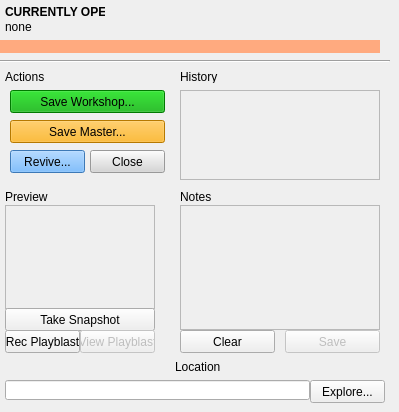
    <widget class="QWidget" name="currentOpenTab">
     <attribute name="title">
      <string>Currently Open</string>
     </attribute>
     <widget class="QLabel" name="currentlyOpenLabel">
      <property name="geometry">
       <rect>
        <x>5</x>
        <y>5</y>
        <width>100</width>
        <height>13</height>
       </rect>
      </property>
      <property name="font">
       <font>
        <weight>75</weight>
        <bold>true</bold>
       </font>
      </property>
      <property name="styleSheet">
       <string notr="true"/>
      </property>
      <property name="text">
       <string>CURRENTLY OPEN:</string>
      </property>
     </widget>
     <widget class="QLabel" name="openSelectionLabel">
      <property name="geometry">
       <rect>
        <x>5</x>
        <y>20</y>
        <width>370</width>
        <height>13</height>
       </rect>
      </property>
      <property name="text">
       <string>none</string>
      </property>
     </widget>
     <widget class="QScrollArea" name="currentlyOpen_historyScrollArea">
      <property name="geometry">
       <rect>
        <x>180</x>
        <y>90</y>
        <width>200</width>
        <height>90</height>
       </rect>
      </property>
      <property name="widgetResizable">
       <bool>true</bool>
      </property>
      <widget class="QWidget" name="scrollAreaWidgetContents">
       <property name="geometry">
        <rect>
         <x>0</x>
         <y>0</y>
         <width>196</width>
         <height>86</height>
        </rect>
       </property>
      </widget>
     </widget>
     <widget class="Line" name="currentlyOpenDiv">
      <property name="geometry">
       <rect>
        <x>0</x>
        <y>60</y>
        <width>390</width>
        <height>3</height>
       </rect>
      </property>
      <property name="orientation">
       <enum>Qt::Horizontal</enum>
      </property>
     </widget>
     <widget class="QLabel" name="labelVersion">
      <property name="geometry">
       <rect>
        <x>0</x>
        <y>40</y>
        <width>380</width>
        <height>13</height>
       </rect>
      </property>
      <property name="styleSheet">
       <string notr="true">background-color: rgb(255, 170, 127);</string>
      </property>
      <property name="text">
       <string/>
      </property>
     </widget>
     <widget class="QLabel" name="actionsLabel">
      <property name="geometry">
       <rect>
        <x>5</x>
        <y>70</y>
        <width>46</width>
        <height>13</height>
       </rect>
      </property>
      <property name="text">
       <string>Actions</string>
      </property>
     </widget>
     <widget class="QLabel" name="currentlyOpen_historyLabel">
      <property name="geometry">
       <rect>
        <x>180</x>
        <y>70</y>
        <width>46</width>
        <height>13</height>
       </rect>
      </property>
      <property name="text">
       <string>History</string>
      </property>
     </widget>
     <widget class="QLabel" name="currentlyOpen_previewLabel">
      <property name="geometry">
       <rect>
        <x>5</x>
        <y>190</y>
        <width>46</width>
        <height>13</height>
       </rect>
      </property>
      <property name="text">
       <string>Preview</string>
      </property>
     </widget>
     <widget class="QLabel" name="currentlyOpen_notesLabel">
      <property name="geometry">
       <rect>
        <x>180</x>
        <y>190</y>
        <width>46</width>
        <height>13</height>
       </rect>
      </property>
      <property name="text">
       <string>Notes</string>
      </property>
     </widget>
     <widget class="QScrollArea" name="currentlyOpen_notesScrollArea">
      <property name="geometry">
       <rect>
        <x>180</x>
        <y>205</y>
        <width>200</width>
        <height>125</height>
       </rect>
      </property>
      <property name="widgetResizable">
       <bool>true</bool>
      </property>
      <widget class="QWidget" name="scrollAreaWidgetContents_2">
       <property name="geometry">
        <rect>
         <x>0</x>
         <y>0</y>
         <width>196</width>
         <height>121</height>
        </rect>
       </property>
      </widget>
     </widget>
     <widget class="QPushButton" name="saveWSBtn">
      <property name="geometry">
       <rect>
        <x>10</x>
        <y>90</y>
        <width>155</width>
        <height>23</height>
       </rect>
      </property>
      <property name="styleSheet">
       <string notr="true">background-color: rgb(0, 170, 0);
color: rgb(0, 0, 0);</string>
      </property>
      <property name="text">
       <string>Save Workshop...</string>
      </property>
     </widget>
     <widget class="QPushButton" name="saveMasterBtn">
      <property name="geometry">
       <rect>
        <x>10</x>
        <y>120</y>
        <width>155</width>
        <height>23</height>
       </rect>
      </property>
      <property name="styleSheet">
       <string notr="true">background-color: rgb(255, 170, 0);
color: rgb(0, 0, 0);</string>
      </property>
      <property name="text">
       <string>Save Master...</string>
      </property>
     </widget>
     <widget class="QPushButton" name="reviveBtn">
      <property name="geometry">
       <rect>
        <x>10</x>
        <y>150</y>
        <width>75</width>
        <height>23</height>
       </rect>
      </property>
      <property name="styleSheet">
       <string notr="true">background-color: rgb(85, 170, 255);
color: rgb(0, 0, 0);</string>
      </property>
      <property name="text">
       <string>Revive...</string>
      </property>
     </widget>
     <widget class="QPushButton" name="closeWSBtn">
      <property name="geometry">
       <rect>
        <x>90</x>
        <y>150</y>
        <width>75</width>
        <height>23</height>
       </rect>
      </property>
      <property name="styleSheet">
       <string notr="true">background-color: rgb(214, 214, 214);
color: rgb(0, 0, 0);</string>
      </property>
      <property name="text">
       <string>Close</string>
      </property>
     </widget>
     <widget class="QFrame" name="currentlyOpen_previewFrame">
      <property name="geometry">
       <rect>
        <x>5</x>
        <y>205</y>
        <width>150</width>
        <height>104</height>
       </rect>
      </property>
      <property name="frameShape">
       <enum>QFrame::StyledPanel</enum>
      </property>
      <property name="frameShadow">
       <enum>QFrame::Raised</enum>
      </property>
     </widget>
     <widget class="QLabel" name="currentlyOpen_locationLabel">
      <property name="geometry">
       <rect>
        <x>175</x>
        <y>360</y>
        <width>46</width>
        <height>13</height>
       </rect>
      </property>
      <property name="text">
       <string>Location</string>
      </property>
     </widget>
     <widget class="QLineEdit" name="currentlyOpen_locationPathTxtBox">
      <property name="geometry">
       <rect>
        <x>5</x>
        <y>380</y>
        <width>305</width>
        <height>20</height>
       </rect>
      </property>
      <property name="acceptDrops">
       <bool>false</bool>
      </property>
      <property name="readOnly">
       <bool>true</bool>
      </property>
     </widget>
     <widget class="QPushButton" name="currentlyOpen_exploreBtn">
      <property name="geometry">
       <rect>
        <x>310</x>
        <y>380</y>
        <width>75</width>
        <height>23</height>
       </rect>
      </property>
      <property name="text">
       <string>Explore...</string>
      </property>
     </widget>
     <widget class="QPushButton" name="takeSnapBtn">
      <property name="geometry">
       <rect>
        <x>5</x>
        <y>308</y>
        <width>150</width>
        <height>23</height>
       </rect>
      </property>
      <property name="text">
       <string>Take Snapshot</string>
      </property>
     </widget>
     <widget class="QPushButton" name="recPBBtn">
      <property name="geometry">
       <rect>
        <x>5</x>
        <y>330</y>
        <width>75</width>
        <height>23</height>
       </rect>
      </property>
      <property name="text">
       <string>Rec Playblast</string>
      </property>
     </widget>
     <widget class="QPushButton" name="currentlyOpen_viewPBBtn">
      <property name="enabled">
       <bool>false</bool>
      </property>
      <property name="geometry">
       <rect>
        <x>80</x>
        <y>330</y>
        <width>75</width>
        <height>23</height>
       </rect>
      </property>
      <property name="text">
       <string>View Playblast</string>
      </property>
     </widget>
     <widget class="QPushButton" name="clearCommentBtn">
      <property name="geometry">
       <rect>
        <x>180</x>
        <y>330</y>
        <width>95</width>
        <height>23</height>
       </rect>
      </property>
      <property name="text">
       <string>Clear</string>
      </property>
     </widget>
     <widget class="QPushButton" name="saveCommentBtn">
      <property name="enabled">
       <bool>false</bool>
      </property>
      <property name="geometry">
       <rect>
        <x>285</x>
        <y>330</y>
        <width>95</width>
        <height>23</height>
       </rect>
      </property>
      <property name="text">
       <string>Save</string>
      </property>
     </widget>
    </widget>
